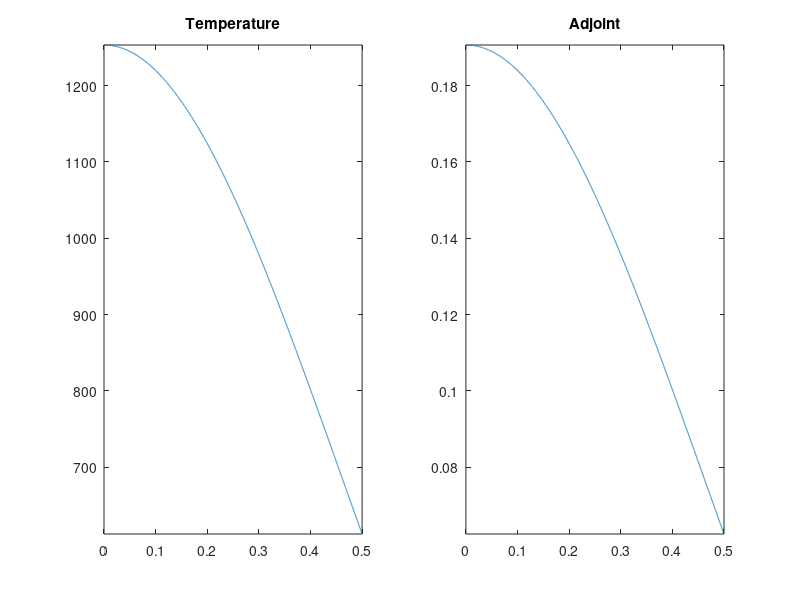

This figure's MATLAB source: (Note: this script raises an error after producing the figure.)
function hc_nonlinear_analytical
clc; close all;

% problem definition
% -d/dx (k(T) dT/dx) = q  with k(T)=a/(b+T)+c
% dTdx|_0=0 and -k.dTdx|_L=h(T(L)-T_inf)
L=0.5; q=10000; T_inf=300; h=16; a=2150; b=200;c=1.05*0; cond = @(T) a./(T+b)+c;
% region of interest
% direc at 0
% 
do_plot = true;

%%%%%%%%%%%%%%%%%%%%%%%%%%%%%%%%%%%%%%%%%%%%%%%%%%%%%%%%%%
% solve forward problem for unperturbed temperature
%%%%%%%%%%%%%%%%%%%%%%%%%%%%%%%%%%%%%%%%%%%%%%%%%%%%%%%%%%
% int_0^x (eq) = -k.dT/dx = qx  
%   ==> -k.dTdx|_L=qL=h(T(L)-T_inf) ==>  T(L)=(qL+T_inf)/h
% int_x^L (new.eq) => nonlinear solve: a Ln((b+T(x))/b+T_L) + c(T(x)-T_L) = q/2.(L^2-x^2)
%
T_L=q*L/h+T_inf;
%
if (abs(c)>eps)
    my_fun = @(T,x) a*log((b+T)/(b+T_L))+c*(T-T_L)-q/2*(L^2-x^2)
    x=linspace(0,L,1000);
    for i=1:length(x)
        T(i) = fsolve(@(T) my_fun(T,x(i)),T_L,optimoptions('fsolve','Display','off'));
    end
    plot(x,T);
    error('cannot continue with c/=0. no closed form for T(x)');
else
    fh_T = @(x) -b+(b+T_L)*exp(q/2/a*(L^2-x.^2));
    fh_dTdx = @(x) (-q*x)./(cond(fh_T(x)));
    % plot temperature
    if do_plot
        x=linspace(0,L,10000);
        figure(1); 
        subplot(1,2,1); plot(x,fh_T(x)); axis tight; title('Temperature');
%         subplot(1,2,2); plot(x,fh_dTdx(x)); axis tight; title('Temperature');
    end
end

% compute functional using forward solution
% qoi response. r is used in compute adjoint. fh_r is used for the QoI
% using fh_T. Always make sure that r and fh_r(x) are consistent!
x1=0; x2=L;
r=1/(x2-x1);
fh_r = @(x) (x<x1).*0 + (x>=x1&x<x2).*r + (x>=x2).*0;

J_for = integral(@(x) fh_T(x).*fh_r(x),x1,x2);

%%%%%%%%%%%%%%%%%%%%%%%%%%%%%%%%%%%%%%%%%%%%%%%%%%%%%%%%%%
% solve adjoint problem
%%%%%%%%%%%%%%%%%%%%%%%%%%%%%%%%%%%%%%%%%%%%%%%%%%%%%%%%%%
% -d/dx (k(T) dphi/dx) = r(x) = 1/L
% dphidx|_0=0 and -k.dTdx|_L=h(phi(L)-phi_inf)=h.phi(L)
%
% int_0^x (eq) = -k.dphi/dx = x/L
% int_x^L (new.eq) => phi(x) = phi(L) + int_x^L  x/k(T(x))/L 
% bc: -k(T(L))  dphidx|_L = 1 = h.phi(L)

phi_L = 1/h;
for i=1:length(x)
    phi(i) = phi_L + integral(@(x) x./(cond(fh_T(x)))/L, x(i),L);
end
% plot adjoint
if do_plot
    subplot(1,2,2); plot(x,phi); axis tight; title('Adjoint');
end
% compute functional using adjoint
int_phi = dot( (phi(1:end-1)+phi(2:end))/2 , diff(x) ); 
J_adj_vol = q * int_phi;
J_adj_rob = h*T_inf*phi_L;
J_adj = J_adj_vol + J_adj_rob;
%%%%%%%%%%%%%%%%%%%%%%%%%%%%%%%%%%%%%%%%%%%%%%%%%%%%%%%%%%
% QoI values
%%%%%%%%%%%%%%%%%%%%%%%%%%%%%%%%%%%%%%%%%%%%%%%%%%%%%%%%%%
fprintf('Unperturbed QoI values: \nForward %g\nAdjoint %g\n',J_for,J_adj);
fprintf('Splitting the adjoint values:\n\tvolume  \t%g\n\tRobin bc\t%g\n',...
    J_adj_vol,J_adj_rob);
% check if bc is verified...
-(phi(end)-phi(end-1))/(x(end)-x(end-1))*cond(fh_T(x(end)))-1
%%%%%%%%%%%%%%%%%%%%%%%%%%%%%%%%%%%%%%%%%%%%%%%%%%%%%%%%%%
% create perturbation 
%%%%%%%%%%%%%%%%%%%%%%%%%%%%%%%%%%%%%%%%%%%%%%%%%%%%%%%%%%
% save values
fh_T0 = fh_T; fh_dT0dx = fh_dTdx; J_for0 = J_for;
% save unperturbed parameters
k0=k; q0=q; h0=h; T_dir0=T_dir; T_inf0=T_inf;
% perturbed values
pert = 1e-1;
q     = q0     * (1 + pert*1); 
k     = k0     * (1 + pert*1);
h     = h0     * (1 + pert*1);
T_dir = T_dir0 * (1 + pert*1);
T_inf = T_inf0 * (1 + pert*1);
%
q1 = q-q0; h1 = h-h0; k1 = k-k0;
T_dir1=T_dir-T_dir0; T_inf1=T_inf-T_inf0;

%%%%%%%%%%%%%%%%%%%%%%%%%%%%%%%%%%%%%%%%%%%%%%%%%%%%%%%%%%
% solve forward problem for perturbed temperature
%%%%%%%%%%%%%%%%%%%%%%%%%%%%%%%%%%%%%%%%%%%%%%%%%%%%%%%%%%
[fh_T,fh_dTdx] = compute_temperature(a,b,k,q,T_dir,h,T_inf);
if do_plot
    subplot(1,2,1); hold all; plot(x,fh_T(x)); axis tight; hold off; 
end
J_for = integral(@(x) fh_T(x).*fh_r(x),x1,x2);
fprintf('\nPerturbed QoI values: \nForward %g\n',J_for);
% forward sensitivity
dJ_for = (J_for - J_for0)  ;
% verif
% [(J_for - J_for0) integral(@(x) T(x)-T0(x),x1,x2)]
%%%%%%%%%%%%%%%%%%%%%%%%%%%%%%%%%%%%%%%%%%%%%%%%%%%%%%%%%%
% adjoint-based sensitivity
%%%%%%%%%%%%%%%%%%%%%%%%%%%%%%%%%%%%%%%%%%%%%%%%%%%%%%%%%%
% sensivitiy due to heat source
dJ_adj_vol_src = q1 * integral(fh_phi,a,b);
% sensivitiy due to conductivity, first-order and exact
dJ_adj_vol_cond       = -k1 * integral(@(x) fh_dT0dx(x).*fh_dphidx(x),a,b);
dJ_adj_vol_cond_exact = -k1 * integral(@(x) fh_dTdx(x) .*fh_dphidx(x),a,b);
dJ_adj_dirichlet      = k0*fh_dphidx(a)*T_dir1;
dJ_adj_robin          = -h1*fh_T0(b)*fh_phi(b) + (h*T_inf-h0*T_inf0)*fh_phi(b);
dJ_adj_robin_exact    = -h1*fh_T(b) *fh_phi(b) + (h*T_inf-h0*T_inf0)*fh_phi(b);

dJ_adj       = dJ_adj_vol_src + dJ_adj_vol_cond       + dJ_adj_dirichlet +dJ_adj_robin      ;
dJ_adj_exact = dJ_adj_vol_src + dJ_adj_vol_cond_exact + dJ_adj_dirichlet +dJ_adj_robin_exact;

%%%%%%%%%%%%%%%%%%%%%%%%%%%%%%%%%%%%%%%%%%%%%%%%%%%%%%%%%%
% sensitivity values
%%%%%%%%%%%%%%%%%%%%%%%%%%%%%%%%%%%%%%%%%%%%%%%%%%%%%%%%%%
fprintf('Sensitivity values:\nForward: %g\n',dJ_for);
fprintf('Adjoint:\n');
fprintf('\tAll    \t\t%g\n',dJ_adj);
fprintf('\tAll E  \t\t%g\n',dJ_adj_exact);
fprintf('\tvol.src  \t%g\n',dJ_adj_vol_src);
fprintf('\tvol.cond \t%g\n',dJ_adj_vol_cond);
fprintf('\tvol.condE\t%g\n',dJ_adj_vol_cond_exact);
fprintf('\tDirichlet\t%g\n',dJ_adj_dirichlet);
fprintf('\tRobin bc \t%g\n',dJ_adj_robin);
fprintf('\tRobin bcE\t%g\n',dJ_adj_robin_exact);

return
end
%%%%%%%%%%%%%%%%%%%%%%%%%

function [fh_T,fh_dTdx] = compute_temperature(a,b,k,q,T_dir,h,T_inf)
% Problem statement: -d/dx(k.dT/dx) = q
%                    T(a) = T_dir
%                    -k.dT/dx|_b = h(T(b) - T_inf)
%
% Analytical solution:
%      T(x) = alpha (x-a)(x-b) + beta(x-b) + gamma
%      with alpha = -q/k/2

mat = [ (a-b) 1 ; k  h];
rhs = [T_dir;  q/2*(b-a) + h*T_inf];
coef = mat\rhs;

alpha = -q/k/2; beta = coef(1); gamma = coef(2);
% function handle for temperature
fh_T = @(x) alpha*(x-a).*(x-b) + beta*(x-b) + gamma;
% function handle for derivative of temperature
fh_dTdx = @(x) alpha*(2*x-a-b) + beta;

% varargout = cell(1,nargout);
% % function handle for T and dTdx
% varargout{1} = fh_T;
% varargout{2} = fh_dTdx;
% switch nargout
%     case {1,2}
%         % nothing to do
%     case 3
%         % value at x=a
%         varargout{3} = fh_T(b);
%     case 4
%         % value at x=b
%         varargout{3} = fh_T(b);
%         % value of derivative at at x=a
%         varargout{4} = alpha*(2*a-a-b)+beta;
%     otherwise
%         error('wrong nargout in compute T');
% end        

return
end
%%%%%%%%%%%%%%%%%%%%%%%%%

function [fh_phi, fh_dphidx] = compute_adjoint(a,b,x1,x2,k,r,phi_dir,h,phi_inf)
% Problem statement: -d/dx(k.dphi/dx) = r
%                    phi(a) = phi_dir
%                    -k.dphi/dx|_b = h(phi(b) - phi_inf)
%
% Analytical solution:
% if 3 regions (r(x).ne.0 only inside the domain [a,b]:
%    phi{1}(x) = alpha{1}(x-a) + beta{1}
%    phi{2}(x) = alpha{2}(x-x1)(x-x2) + beta{2}(x-x2) + gamma{2}
%    phi{3}(x) = alpha{3}(x-b) + beta{3}
% if 2 regions (case x1=a)
%    phi{1}(x) = alpha{1}(x-a)(x-x2) + beta{1}(x-a) + gamma{1}
%    phi{2}(x) = alpha{2}(x-b) + beta{2} 
% if 2 regions (case x2=b)
%    phi{1}(x) = alpha{1}(x-a) + beta{1}
%    phi{2}(x) = alpha{2}(x-x1)(x-b) + beta{2}(x-b) + gamma{2}
% if 1 region. same as solving for T routine

my_case='not_defined';

if ( abs(a-x1)<eps && abs(b-x2)<eps )
    my_case = 'both_bd';
end
if ( abs(a-x1)<eps && abs(b-x2)>eps )
    my_case = 'left_bd';
end
if ( abs(a-x1)>eps && abs(b-x2)<eps )
    my_case = 'right_bd';
end
if ( abs(a-x1)>eps && abs(b-x2)>eps )
    my_case = 'inside';
end
% fprintf('my case is %s\n',my_case);

% analytical solution
switch my_case
    case 'inside'
        % set up linear system
        mat = zeros(6,6); rhs = zeros(6,1);
        % coef = [ a1,b1,b2,g2,a3,b3]
        alpha2 = -r/k/2;
        % fill system
        % phi{1}(a) = phi_dir = beta{1}
        mat(1,2) = 1; rhs(1) = phi_dir;
        % -k dphi{3}dx(b) = h (phi{3}(b)-phi_inf)
        % - k a3 = h(b3-phi_inf)
        mat(2,5:6) = [k h ]; rhs(2) = h*phi_inf;
        % interfaces: values
        % phi{1}(x1) = phi{2}(x1)
        % a1(x1-a)+b1 = b2(x1-x2)+g2
        mat(3,1:4) = [(x1-a) 1 -(x1-x2) -1];
        % phi{2}(x2) = phi{3}(x2)
        % g2 = a3(x2-b) +b3
        mat(4,4:6) = [1 -(x2-b) -1];
        % interfaces: derivatives
        % a1 = a2(2x-x1-x2)+b2
        mat(5,1) = 1; mat(5,3) = -1; rhs(5)= alpha2*(x1-x2);
        % a3 = a2(2x-x1-x2)+b2
        mat(6,5) = 1; mat(6,3) = -1; rhs(6)=-alpha2*(x1-x2);
        % solve system
        coef = mat\rhs;
        % assgin coefficients
        alpha1 = coef(1);
        beta1  = coef(2);
        beta2  = coef(3);
        gamma2 = coef(4);
        alpha3 = coef(5);
        beta3  = coef(6);
        % define solution per region
        phi{1} = @(x) alpha1*(x-a) + beta1;
        phi{2} = @(x) alpha2*(x-x1).*(x-x2) + beta2*(x-x2) + gamma2;
        phi{3} = @(x) alpha3*(x-b) + beta3;
        % create full-domain solution
        fh_phi = @(x) (x<x1).*phi{1}(x) + (x>=x1&x<x2).* phi{2}(x) + (x>=x2).*phi{3}(x);
        % define solution derivative per region
        dphi{1} = @(x) alpha1;
        dphi{2} = @(x) alpha2*(2*x-x1-x2) + beta2;
        dphi{3} = @(x) alpha3;
        % create full-domain solution
        fh_dphidx = @(x) (x<x1).*dphi{1}(x) + (x>=x1&x<x2).* dphi{2}(x) + (x>=x2).*dphi{3}(x);
        
    case 'left_bd'
        % set up linear system
        mat = zeros(4,4); rhs = zeros(4,1);
        % coef = [ b1,g1,a2,b2]
        alpha1 = -r/k/2;
        % fill system
        % phi{1}(a) = phi_dir = gamma{1}
        mat(1,2) = 1; rhs(1) = phi_dir;
        % -k dphi{2}dx(b) = h (phi{2}(b)-phi_inf)
        % - k a2 = h(b2-phi_inf)
        mat(2,3:4) = [k h ]; rhs(2) = h*phi_inf;
        % interfaces: values
        % phi{1}(x2) = phi{2}(x2)
        % b1(x2-a)+g1 = a2(x2-b)+b2
        mat(3,1:4) = [(x2-a) 1 -(x2-b) -1];
        % interfaces: derivative at x2
        % a1(2x-a-x2)+b1 = a1(x2-a)+b1 = a2
        mat(4,1) = 1; mat(4,3) = -1; rhs(4)= -alpha1*(x2-a);
        % solve system
        coef = mat\rhs;
        % assgin coefficients
        beta1  = coef(1);
        gamma1 = coef(2);
        alpha2 = coef(3);
        beta2  = coef(4);
        % define solution per region
        phi{1} = @(x) alpha1*(x-a).*(x-x2) + beta1*(x-a) + gamma1;
        phi{2} = @(x) alpha2*(x-b) + beta2;
        % create full-domain solution
        fh_phi = @(x) (x<x2).*phi{1}(x)  + (x>=x2).*phi{2}(x);
        % define solution derivative per region
        dphi{1} = @(x) alpha1*(2*x-a-x2) + beta1;
        dphi{2} = @(x) alpha2;
        % create full-domain solution
        fh_dphidx = @(x) (x<x2).*dphi{1}(x) + (x>=x2).*dphi{2}(x);
        
    case 'right_bd'
%    phi{1}(x) = alpha{1}(x-a) + beta{1}
%    phi{2}(x) = alpha{2}(x-x1)(x-b) + beta{2}(x-b) + gamma{2}
       % set up linear system
        mat = zeros(4,4); rhs = zeros(4,1);
        % coef = [ a1,b1,b2,g2]
        alpha2 = -r/k/2;
        % fill system
        % phi{1}(a) = phi_dir = beta{1}
        mat(1,2) = 1; rhs(1) = phi_dir;
        % -k dphi{2}dx(b) = h (phi{2}(b)-phi_inf)
        % - k(a2(2x-x1-b)+b2) = h(g2-phi_inf)
        mat(2,3:4) = [k h ]; rhs(2) = -k*alpha2*(b-x1) + h*phi_inf;
        % interfaces: values
        % phi{1}(x1) = phi{2}(x1)
        % a1(x1-a)+b1 = b2(x1-b)+g2
        mat(3,1:4) = [(x1-a) 1 -(x1-b) -1];
        % interfaces: derivatives at x1
        % a1 = a2(2x-x1-b)+b2 = a2(x1-b)+b2
        mat(4,1) = 1; mat(4,3) = -1; rhs(4)= alpha2*(x1-b);
        % solve system
        coef = mat\rhs;
        % assgin coefficients
        alpha1 = coef(1);
        beta1  = coef(2);
        beta2  = coef(3);
        gamma2 = coef(4);
        % define solution per region
        phi{1} = @(x) alpha1*(x-a) + beta1;
        phi{2} = @(x) alpha2*(x-x1).*(x-b) + beta2*(x-b) + gamma2;
        % create full-domain solution
        fh_phi = @(x) (x<x1).*phi{1}(x)  + (x>=x1).*phi{2}(x);
        % define solution derivative per region
        dphi{1} = @(x) alpha1;
        dphi{2} = @(x) alpha2*(2*x-x1-b);
        % create full-domain solution
        fh_dphidx = @(x) (x<x1).*dphi{1}(x) + (x>=x1).*dphi{2}(x);
                
    case 'both_bd'
        [fh_phi, fh_dphidx] = compute_temperature(a,b,k,r,phi_dir,h,phi_inf);
    otherwise
        error('unknown case %s',my_case);
end

return
end
%%%%%%%%%%%%%%%%%%%%%%%%%
